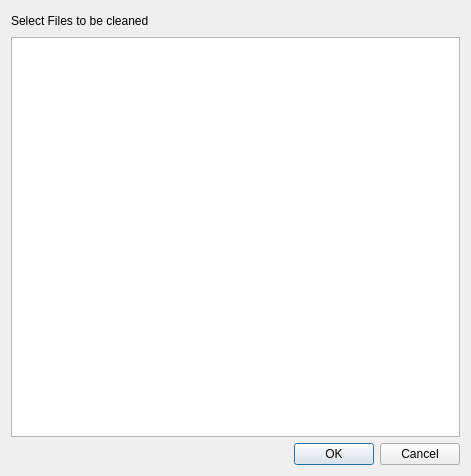
<?xml version="1.0" encoding="UTF-8"?>
<ui version="4.0">
 <class>Dialog</class>
 <widget class="QDialog" name="Dialog">
  <property name="geometry">
   <rect>
    <x>0</x>
    <y>0</y>
    <width>471</width>
    <height>476</height>
   </rect>
  </property>
  <property name="windowTitle">
   <string>Investigate Weakness</string>
  </property>
  <layout class="QVBoxLayout" name="verticalLayout">
   <item>
    <layout class="QHBoxLayout" name="horizontalLayout">
     <item>
      <widget class="QLabel" name="label">
       <property name="text">
        <string>Select Files to be cleaned</string>
       </property>
      </widget>
     </item>
     <item>
      <spacer name="horizontalSpacer">
       <property name="orientation">
        <enum>Qt::Horizontal</enum>
       </property>
       <property name="sizeHint" stdset="0">
        <size>
         <width>40</width>
         <height>20</height>
        </size>
       </property>
      </spacer>
     </item>
    </layout>
   </item>
   <item>
    <widget class="QListWidget" name="list">
     <property name="selectionMode">
      <enum>QAbstractItemView::MultiSelection</enum>
     </property>
    </widget>
   </item>
   <item>
    <widget class="QDialogButtonBox" name="buttonBox">
     <property name="orientation">
      <enum>Qt::Horizontal</enum>
     </property>
     <property name="standardButtons">
      <set>QDialogButtonBox::Cancel|QDialogButtonBox::Ok</set>
     </property>
    </widget>
   </item>
  </layout>
 </widget>
 <resources>
  <include location="../resource.qrc"/>
 </resources>
 <connections>
  <connection>
   <sender>buttonBox</sender>
   <signal>accepted()</signal>
   <receiver>Dialog</receiver>
   <slot>accept()</slot>
   <hints>
    <hint type="sourcelabel">
     <x>248</x>
     <y>254</y>
    </hint>
    <hint type="destinationlabel">
     <x>157</x>
     <y>274</y>
    </hint>
   </hints>
  </connection>
  <connection>
   <sender>buttonBox</sender>
   <signal>rejected()</signal>
   <receiver>Dialog</receiver>
   <slot>reject()</slot>
   <hints>
    <hint type="sourcelabel">
     <x>316</x>
     <y>260</y>
    </hint>
    <hint type="destinationlabel">
     <x>286</x>
     <y>274</y>
    </hint>
   </hints>
  </connection>
 </connections>
</ui>
